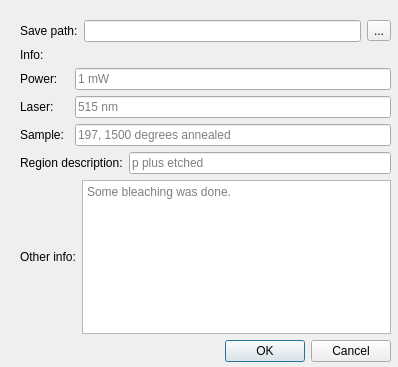
<?xml version="1.0" encoding="UTF-8"?>
<ui version="4.0">
 <class>Dialog</class>
 <widget class="QDialog" name="Dialog">
  <property name="geometry">
   <rect>
    <x>0</x>
    <y>0</y>
    <width>398</width>
    <height>367</height>
   </rect>
  </property>
  <property name="windowTitle">
   <string>Dialog</string>
  </property>
  <widget class="QWidget" name="layoutWidget">
   <property name="geometry">
    <rect>
     <x>20</x>
     <y>20</y>
     <width>371</width>
     <height>342</height>
    </rect>
   </property>
   <layout class="QVBoxLayout" name="verticalLayout_3">
    <item>
     <layout class="QVBoxLayout" name="verticalLayout_2">
      <item>
       <layout class="QHBoxLayout" name="horizontalLayout">
        <item>
         <widget class="QLabel" name="label">
          <property name="text">
           <string>Save path:</string>
          </property>
         </widget>
        </item>
        <item>
         <widget class="QLineEdit" name="save_path_lineEdit"/>
        </item>
        <item>
         <widget class="QToolButton" name="save_toolButton">
          <property name="text">
           <string>...</string>
          </property>
         </widget>
        </item>
       </layout>
      </item>
      <item>
       <layout class="QVBoxLayout" name="verticalLayout">
        <item>
         <layout class="QHBoxLayout" name="horizontalLayout_3"/>
        </item>
        <item>
         <widget class="QLabel" name="label_2">
          <property name="text">
           <string>Info:</string>
          </property>
         </widget>
        </item>
        <item>
         <layout class="QHBoxLayout" name="horizontalLayout_4"/>
        </item>
        <item>
         <layout class="QGridLayout" name="gridLayout">
          <item row="0" column="1" colspan="2">
           <widget class="QLineEdit" name="power_lineEdit">
            <property name="placeholderText">
             <string>1 mW</string>
            </property>
           </widget>
          </item>
          <item row="2" column="1" colspan="2">
           <widget class="QLineEdit" name="sample_lineEdit">
            <property name="placeholderText">
             <string>197, 1500 degrees annealed</string>
            </property>
           </widget>
          </item>
          <item row="2" column="0">
           <widget class="QLabel" name="label_5">
            <property name="text">
             <string>Sample:</string>
            </property>
           </widget>
          </item>
          <item row="1" column="0">
           <widget class="QLabel" name="label_4">
            <property name="text">
             <string>Laser:</string>
            </property>
           </widget>
          </item>
          <item row="1" column="1" colspan="2">
           <widget class="QLineEdit" name="laser_lineEdit">
            <property name="placeholderText">
             <string>515 nm </string>
            </property>
           </widget>
          </item>
          <item row="3" column="0" colspan="2">
           <widget class="QLabel" name="label_6">
            <property name="text">
             <string>Region description:</string>
            </property>
           </widget>
          </item>
          <item row="0" column="0">
           <widget class="QLabel" name="label_3">
            <property name="text">
             <string>Power:</string>
            </property>
           </widget>
          </item>
          <item row="3" column="2">
           <widget class="QLineEdit" name="region_lineEdit">
            <property name="placeholderText">
             <string>p plus etched</string>
            </property>
           </widget>
          </item>
         </layout>
        </item>
       </layout>
      </item>
      <item>
       <layout class="QHBoxLayout" name="horizontalLayout_2">
        <item>
         <widget class="QLabel" name="label_7">
          <property name="text">
           <string>Other info:</string>
          </property>
         </widget>
        </item>
        <item>
         <widget class="QTextEdit" name="other_textEdit">
          <property name="placeholderText">
           <string>Some bleaching was done. </string>
          </property>
         </widget>
        </item>
       </layout>
      </item>
     </layout>
    </item>
    <item>
     <widget class="QDialogButtonBox" name="buttonBox">
      <property name="orientation">
       <enum>Qt::Horizontal</enum>
      </property>
      <property name="standardButtons">
       <set>QDialogButtonBox::Cancel|QDialogButtonBox::Ok</set>
      </property>
     </widget>
    </item>
   </layout>
  </widget>
 </widget>
 <resources/>
 <connections>
  <connection>
   <sender>buttonBox</sender>
   <signal>accepted()</signal>
   <receiver>Dialog</receiver>
   <slot>accept()</slot>
   <hints>
    <hint type="sourcelabel">
     <x>248</x>
     <y>254</y>
    </hint>
    <hint type="destinationlabel">
     <x>157</x>
     <y>274</y>
    </hint>
   </hints>
  </connection>
  <connection>
   <sender>buttonBox</sender>
   <signal>rejected()</signal>
   <receiver>Dialog</receiver>
   <slot>reject()</slot>
   <hints>
    <hint type="sourcelabel">
     <x>316</x>
     <y>260</y>
    </hint>
    <hint type="destinationlabel">
     <x>286</x>
     <y>274</y>
    </hint>
   </hints>
  </connection>
 </connections>
</ui>
